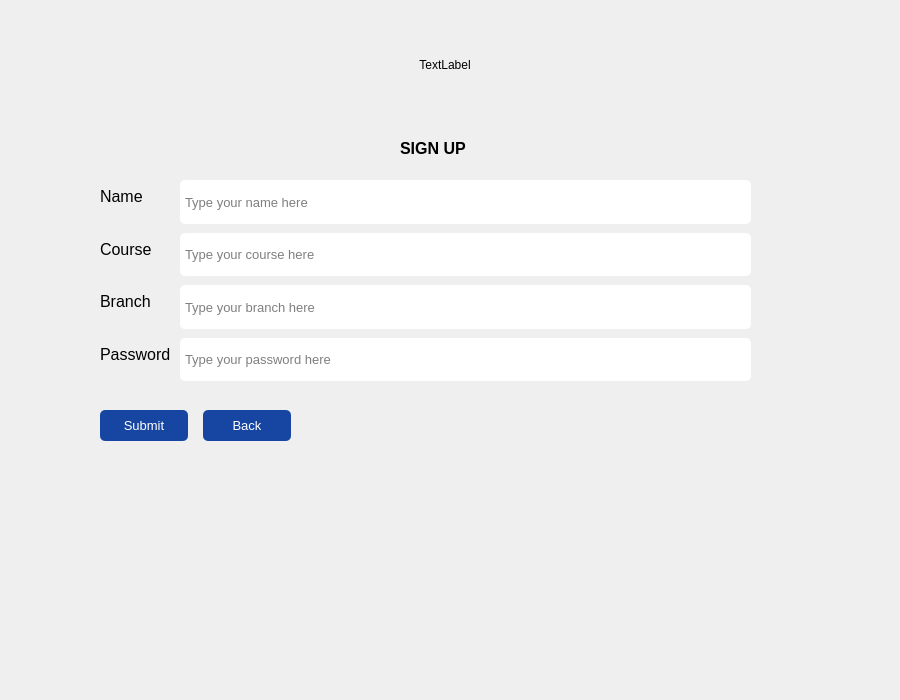
<?xml version="1.0" encoding="UTF-8"?>
<ui version="4.0">
 <class>signup</class>
 <widget class="QWidget" name="signup">
  <property name="geometry">
   <rect>
    <x>0</x>
    <y>0</y>
    <width>900</width>
    <height>700</height>
   </rect>
  </property>
  <property name="sizePolicy">
   <sizepolicy hsizetype="Fixed" vsizetype="Fixed">
    <horstretch>0</horstretch>
    <verstretch>0</verstretch>
   </sizepolicy>
  </property>
  <property name="minimumSize">
   <size>
    <width>900</width>
    <height>700</height>
   </size>
  </property>
  <property name="maximumSize">
   <size>
    <width>900</width>
    <height>700</height>
   </size>
  </property>
  <property name="windowTitle">
   <string>Form</string>
  </property>
  <widget class="QWidget" name="horizontalLayoutWidget">
   <property name="geometry">
    <rect>
     <x>10</x>
     <y>10</y>
     <width>871</width>
     <height>111</height>
    </rect>
   </property>
   <layout class="QHBoxLayout" name="horizontalLayout">
    <item>
     <widget class="QLabel" name="logoLabel">
      <property name="sizePolicy">
       <sizepolicy hsizetype="Fixed" vsizetype="Fixed">
        <horstretch>0</horstretch>
        <verstretch>0</verstretch>
       </sizepolicy>
      </property>
      <property name="minimumSize">
       <size>
        <width>150</width>
        <height>100</height>
       </size>
      </property>
      <property name="text">
       <string>TextLabel</string>
      </property>
      <property name="alignment">
       <set>Qt::AlignCenter</set>
      </property>
     </widget>
    </item>
   </layout>
  </widget>
  <widget class="QLabel" name="label">
   <property name="geometry">
    <rect>
     <x>400</x>
     <y>140</y>
     <width>101</width>
     <height>16</height>
    </rect>
   </property>
   <property name="sizePolicy">
    <sizepolicy hsizetype="Fixed" vsizetype="Fixed">
     <horstretch>0</horstretch>
     <verstretch>0</verstretch>
    </sizepolicy>
   </property>
   <property name="font">
    <font>
     <pointsize>12</pointsize>
     <bold>true</bold>
    </font>
   </property>
   <property name="text">
    <string>SIGN UP</string>
   </property>
  </widget>
  <widget class="QWidget" name="formWidget" native="true">
   <property name="geometry">
    <rect>
     <x>50</x>
     <y>180</y>
     <width>751</width>
     <height>201</height>
    </rect>
   </property>
   <layout class="QFormLayout" name="formLayout">
    <property name="horizontalSpacing">
     <number>9</number>
    </property>
    <property name="verticalSpacing">
     <number>9</number>
    </property>
    <property name="leftMargin">
     <number>50</number>
    </property>
    <property name="rightMargin">
     <number>50</number>
    </property>
    <item row="0" column="0">
     <widget class="QLabel" name="label_2">
      <property name="font">
       <font>
        <pointsize>12</pointsize>
        <bold>false</bold>
       </font>
      </property>
      <property name="text">
       <string>Name</string>
      </property>
     </widget>
    </item>
    <item row="0" column="1">
     <widget class="QLineEdit" name="nameLineEdit">
      <property name="sizePolicy">
       <sizepolicy hsizetype="Expanding" vsizetype="Expanding">
        <horstretch>0</horstretch>
        <verstretch>0</verstretch>
       </sizepolicy>
      </property>
      <property name="font">
       <font>
        <pointsize>10</pointsize>
       </font>
      </property>
      <property name="styleSheet">
       <string notr="true">QLineEdit{
padding : 3px ;
border-radius : 5px ;
}</string>
      </property>
      <property name="placeholderText">
       <string>Type your name here</string>
      </property>
     </widget>
    </item>
    <item row="1" column="0">
     <widget class="QLabel" name="label_4">
      <property name="font">
       <font>
        <pointsize>12</pointsize>
        <bold>false</bold>
       </font>
      </property>
      <property name="text">
       <string>Course</string>
      </property>
     </widget>
    </item>
    <item row="1" column="1">
     <widget class="QLineEdit" name="courseLineEdit">
      <property name="sizePolicy">
       <sizepolicy hsizetype="Expanding" vsizetype="Expanding">
        <horstretch>0</horstretch>
        <verstretch>0</verstretch>
       </sizepolicy>
      </property>
      <property name="font">
       <font>
        <pointsize>10</pointsize>
       </font>
      </property>
      <property name="styleSheet">
       <string notr="true">QLineEdit{
padding : 3px ;
border-radius : 5px ;
}</string>
      </property>
      <property name="placeholderText">
       <string>Type your course here</string>
      </property>
     </widget>
    </item>
    <item row="2" column="0">
     <widget class="QLabel" name="label_6">
      <property name="font">
       <font>
        <pointsize>12</pointsize>
        <bold>false</bold>
       </font>
      </property>
      <property name="text">
       <string>Branch</string>
      </property>
     </widget>
    </item>
    <item row="3" column="0">
     <widget class="QLabel" name="label_5">
      <property name="font">
       <font>
        <pointsize>12</pointsize>
        <bold>false</bold>
       </font>
      </property>
      <property name="text">
       <string>Password</string>
      </property>
     </widget>
    </item>
    <item row="3" column="1">
     <widget class="QLineEdit" name="passwordLineEdit">
      <property name="sizePolicy">
       <sizepolicy hsizetype="Expanding" vsizetype="Expanding">
        <horstretch>0</horstretch>
        <verstretch>0</verstretch>
       </sizepolicy>
      </property>
      <property name="font">
       <font>
        <pointsize>10</pointsize>
       </font>
      </property>
      <property name="styleSheet">
       <string notr="true">QLineEdit{
padding : 3px ;
border-radius : 5px ;
}</string>
      </property>
      <property name="placeholderText">
       <string>Type your password here</string>
      </property>
     </widget>
    </item>
    <item row="2" column="1">
     <widget class="QLineEdit" name="branchLineEdit">
      <property name="sizePolicy">
       <sizepolicy hsizetype="Expanding" vsizetype="Expanding">
        <horstretch>0</horstretch>
        <verstretch>0</verstretch>
       </sizepolicy>
      </property>
      <property name="font">
       <font>
        <pointsize>10</pointsize>
       </font>
      </property>
      <property name="styleSheet">
       <string notr="true">QLineEdit{
padding : 3px ;
border-radius : 5px ;
}</string>
      </property>
      <property name="placeholderText">
       <string>Type your branch here</string>
      </property>
     </widget>
    </item>
   </layout>
  </widget>
  <widget class="QWidget" name="horizontalLayoutWidget_2">
   <property name="geometry">
    <rect>
     <x>90</x>
     <y>400</y>
     <width>211</width>
     <height>51</height>
    </rect>
   </property>
   <layout class="QHBoxLayout" name="horizontalLayout_2">
    <property name="spacing">
     <number>15</number>
    </property>
    <property name="leftMargin">
     <number>10</number>
    </property>
    <property name="topMargin">
     <number>10</number>
    </property>
    <property name="rightMargin">
     <number>10</number>
    </property>
    <property name="bottomMargin">
     <number>10</number>
    </property>
    <item>
     <widget class="QPushButton" name="submitButton">
      <property name="sizePolicy">
       <sizepolicy hsizetype="Minimum" vsizetype="Preferred">
        <horstretch>0</horstretch>
        <verstretch>0</verstretch>
       </sizepolicy>
      </property>
      <property name="font">
       <font>
        <pointsize>10</pointsize>
       </font>
      </property>
      <property name="styleSheet">
       <string notr="true">QPushButton{
background-color : #1746A2 ;
border-radius : 5px ;
color : white ;
}

QPushButton:hover{
background-color : #5F9DF7;
}
</string>
      </property>
      <property name="text">
       <string>Submit</string>
      </property>
     </widget>
    </item>
    <item>
     <widget class="QPushButton" name="backButton">
      <property name="sizePolicy">
       <sizepolicy hsizetype="Preferred" vsizetype="Preferred">
        <horstretch>0</horstretch>
        <verstretch>0</verstretch>
       </sizepolicy>
      </property>
      <property name="font">
       <font>
        <pointsize>10</pointsize>
       </font>
      </property>
      <property name="styleSheet">
       <string notr="true">QPushButton{
background-color : #1746A2 ;
border-radius : 5px ;
color : white ;
}

QPushButton:hover{
background-color : #5F9DF7;
}
</string>
      </property>
      <property name="text">
       <string>Back</string>
      </property>
     </widget>
    </item>
   </layout>
  </widget>
 </widget>
 <resources/>
 <connections/>
</ui>
